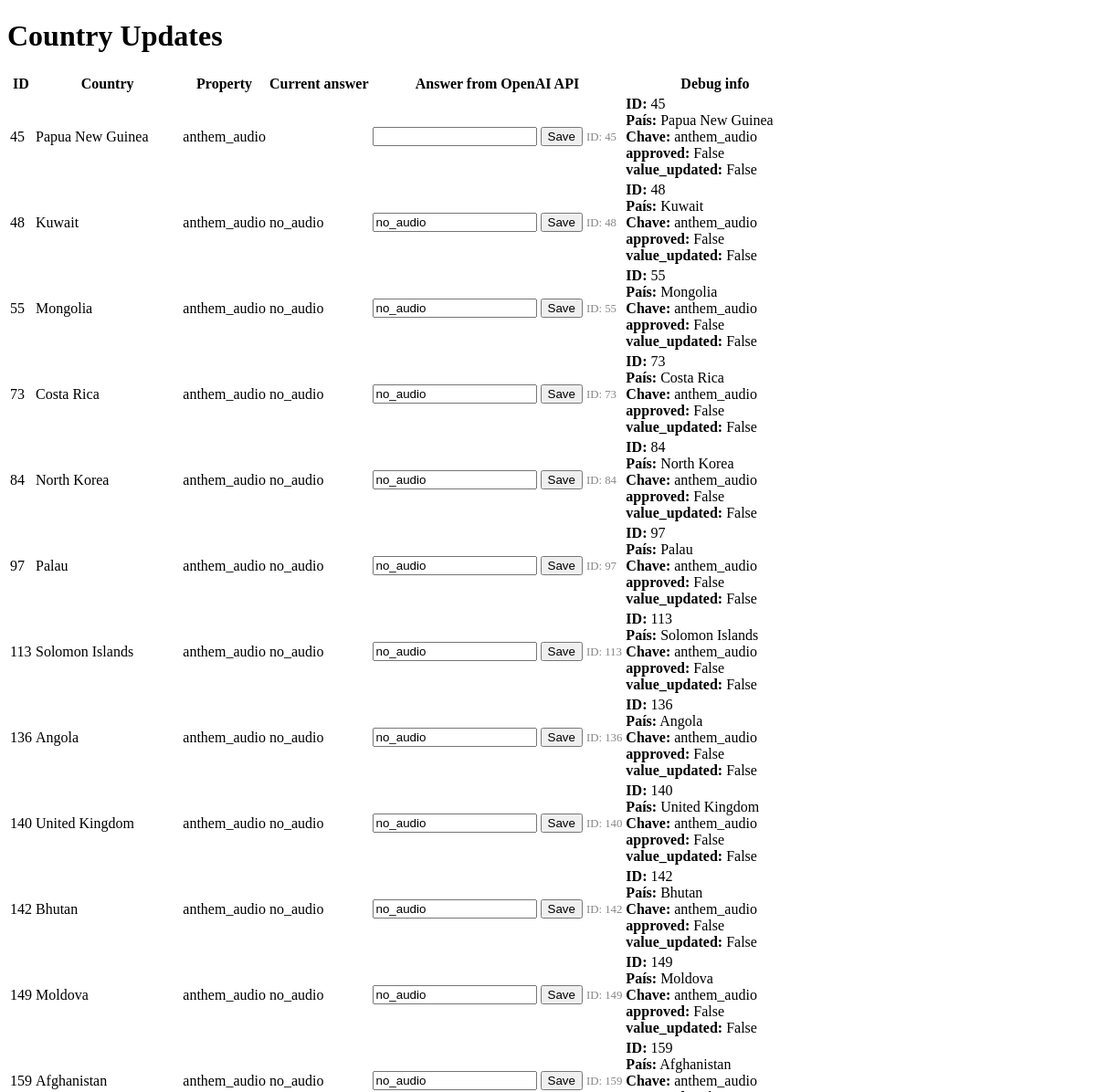
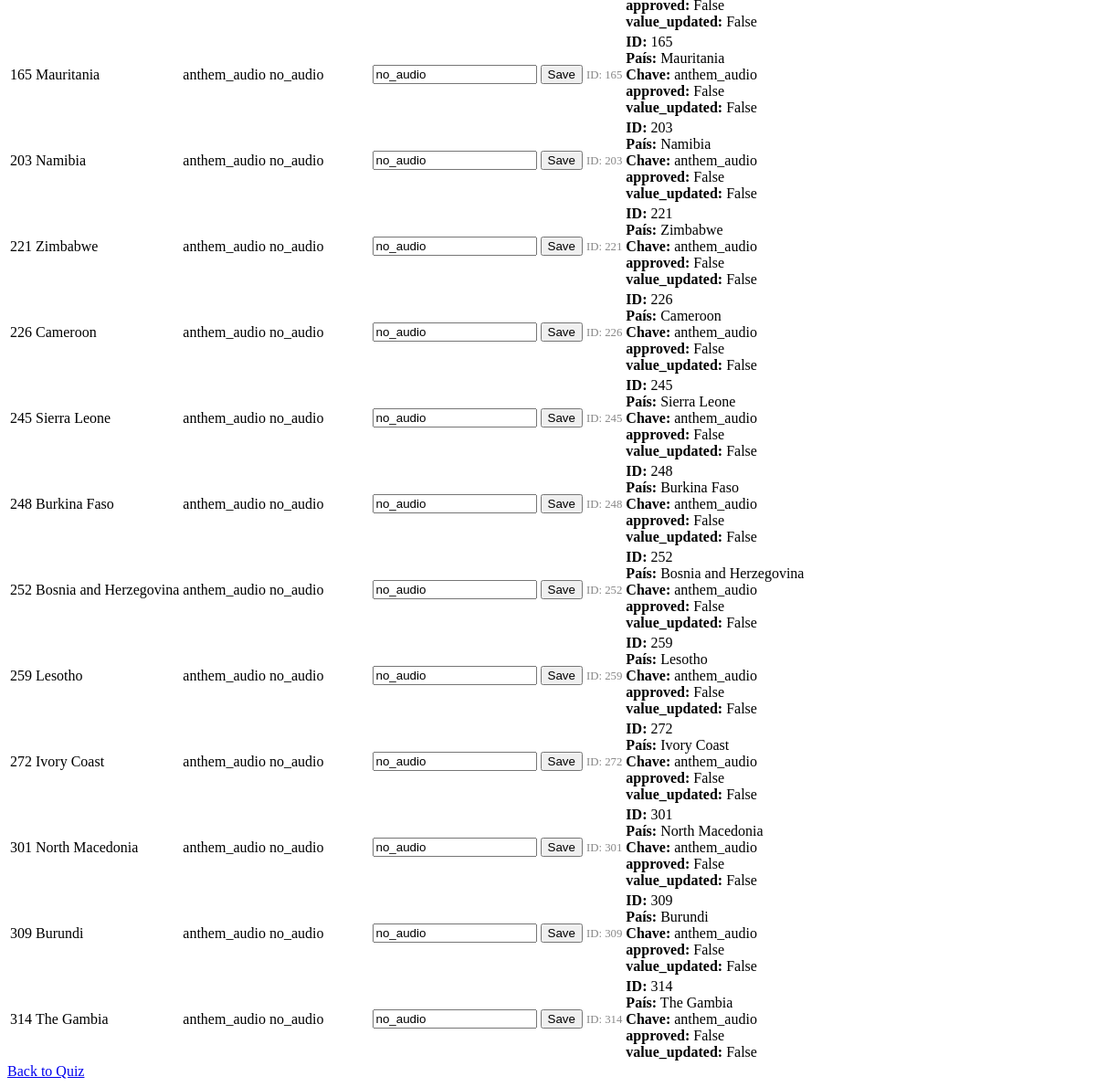
Page /admin/country_updates (signed in) on the committed database (2 pictures, top to bottom).
### app.py (models this page shows)
class CountryBlanksFromSemanticDatabase(db.Model):
    id = db.Column(db.Integer, primary_key=True)
    country_label = db.Column(db.String(255), nullable=False)
    key = db.Column(db.String(255), nullable=False)
    current_value = db.Column(db.String(255), nullable=True)
    value_from_ai = db.Column(db.String(255), nullable=True)
    ai_confidence = db.Column(db.Integer, nullable=True)
    approved = db.Column(db.Boolean, default=False)
    value_updated = db.Column(db.Boolean, default=False)
    timestamp = db.Column(db.DateTime, default=datetime.utcnow, onupdate=datetime.utcnow)

### app.py (the view)
@app.route('/admin/country_updates')
@login_required
def country_updates():
    if current_user.username != 'admin':
        return redirect(url_for('home'))
    from sqlalchemy import or_
    session = Session()
    country_updates = session.query(CountryBlanksFromSemanticDatabase)\
        .filter(or_(
            CountryBlanksFromSemanticDatabase.current_value == None,
            CountryBlanksFromSemanticDatabase.current_value == "",
            CountryBlanksFromSemanticDatabase.current_value == "no_audio",
            CountryBlanksFromSemanticDatabase.current_value == "./static/images/no_flag.png"
        ),
        or_(
            CountryBlanksFromSemanticDatabase.value_from_ai == None,
            CountryBlanksFromSemanticDatabase.value_from_ai == ""
        ),
        CountryBlanksFromSemanticDatabase.value_updated == False,
        CountryBlanksFromSemanticDatabase.approved == False
    ).all()
    return render_template('country_updates.html', country_updates=country_updates)

### app.py (called while the page is built)
@login_manager.user_loader
def load_user(user_id):
    return User.query.get(int(user_id))

### templates/country_updates.html (shortened to what this page needs)
<!DOCTYPE html>
<html lang="en">
  <head>
    <link rel="stylesheet" href="https://cdn.simplecss.org/simple.min.css" />
  </head>
  <body>
    <h1>Country Updates</h1>
    <table>
      <thead>
        <tr>
          <th>ID</th>
          <th>Country</th>
          <th>Property</th>
          <th>Current answer</th>
          <th>Answer from OpenAI API</th>
          <th class="debug-info-col">Debug info</th>
        </tr>
      </thead>
      <tbody>
        {% for country in country_updates %}
        <tr>
          <td>{{ country.id }}</td>
          <td>{{ country.country_label }}</td>
          <td>{{ country.key }}</td>
          <td>
  {% if country.current_value %}
    {% if country.current_value.endswith(('.jpg', '.jpeg', '.png', '.gif', '.webp')) %}
      {% set img_path = country.current_value %}
      {% if 'no_flag.png' in img_path %}
        <img src="{{ url_for('static', filename='images/no_flag.png') }}" alt="Image" style="max-width: 64px; max-height: 40px;">
      {% else %}
        <img src="{{ img_path if img_path.startswith('http') or img_path.startswith('/static/') else '/static/' + img_path.lstrip('./') }}" alt="Image" style="max-width: 64px; max-height: 40px;">
      {% endif %}
    {% else %}
      {{ country.current_value }}
    {% endif %}
  {% endif %}
</td>
          <td>
            <form action="{{ url_for('manual_update_country_blank', blank_id=country.id) }}" method="POST" style="display:inline;">
  <input type="text" name="new_value" value="{{ country.current_value or country.value_from_ai or '' }}" style="width: 180px;">
  <input type="submit" value="Save" />
  <span style="font-size: 0.8em; color: #888;">ID: {{ country.id }}</span>
</form>
</td>
        <td class="debug-info-col">
          <b>ID:</b> {{ country.id }}<br>
          <b>País:</b> {{ country.country_label }}<br>
          <b>Chave:</b> {{ country.key }}<br>
          <b>approved:</b> {{ country.approved }}<br>
          <b>value_updated:</b> {{ country.value_updated }}
        </td>
        </tr>
        {% else %}
        <tr>
          <td colspan="4">No country updates to display.</td>
        </tr>
        {% endfor %}
      </tbody>
    </table>
    <a href="{{ url_for('quiz') }}">Back to Quiz</a>
  </body>
</html>

### templates/country_updates.html (style rules this page uses)
table { overflow-x: auto; display: block; width: 100%; }
input[type="text"] { max-width: 100%; box-sizing: border-box; }

### rows in the picture
CountryBlanksFromSemanticDatabase: id "45", country_label "Papua New Guinea", key "anthem_audio", approved "False", value_updated "False"
CountryBlanksFromSemanticDatabase: id "48", country_label "Kuwait", key "anthem_audio", current_value "no_audio", new_value "no_audio", approved "False", value_updated "False"
CountryBlanksFromSemanticDatabase: id "55", country_label "Mongolia", key "anthem_audio", current_value "no_audio", new_value "no_audio", approved "False", value_updated "False"
CountryBlanksFromSemanticDatabase: id "73", country_label "Costa Rica", key "anthem_audio", current_value "no_audio", new_value "no_audio", approved "False", value_updated "False"
CountryBlanksFromSemanticDatabase: id "84", country_label "North Korea", key "anthem_audio", current_value "no_audio", new_value "no_audio", approved "False", value_updated "False"
CountryBlanksFromSemanticDatabase: id "97", country_label "Palau", key "anthem_audio", current_value "no_audio", new_value "no_audio", approved "False", value_updated "False"
CountryBlanksFromSemanticDatabase: id "113", country_label "Solomon Islands", key "anthem_audio", current_value "no_audio", new_value "no_audio", approved "False", value_updated "False"
CountryBlanksFromSemanticDatabase: id "136", country_label "Angola", key "anthem_audio", current_value "no_audio", new_value "no_audio", approved "False", value_updated "False"
CountryBlanksFromSemanticDatabase: id "140", country_label "United Kingdom", key "anthem_audio", current_value "no_audio", new_value "no_audio", approved "False", value_updated "False"
CountryBlanksFromSemanticDatabase: id "142", country_label "Bhutan", key "anthem_audio", current_value "no_audio", new_value "no_audio", approved "False", value_updated "False"
CountryBlanksFromSemanticDatabase: id "149", country_label "Moldova", key "anthem_audio", current_value "no_audio", new_value "no_audio", approved "False", value_updated "False"
CountryBlanksFromSemanticDatabase: id "159", country_label "Afghanistan", key "anthem_audio", current_value "no_audio", new_value "no_audio", approved "False", value_updated "False"
CountryBlanksFromSemanticDatabase: id "165", country_label "Mauritania", key "anthem_audio", current_value "no_audio", new_value "no_audio", approved "False", value_updated "False"
CountryBlanksFromSemanticDatabase: id "203", country_label "Namibia", key "anthem_audio", current_value "no_audio", new_value "no_audio", approved "False", value_updated "False"
CountryBlanksFromSemanticDatabase: id "221", country_label "Zimbabwe", key "anthem_audio", current_value "no_audio", new_value "no_audio", approved "False", value_updated "False"
CountryBlanksFromSemanticDatabase: id "226", country_label "Cameroon", key "anthem_audio", current_value "no_audio", new_value "no_audio", approved "False", value_updated "False"
CountryBlanksFromSemanticDatabase: id "245", country_label "Sierra Leone", key "anthem_audio", current_value "no_audio", new_value "no_audio", approved "False", value_updated "False"
CountryBlanksFromSemanticDatabase: id "248", country_label "Burkina Faso", key "anthem_audio", current_value "no_audio", new_value "no_audio", approved "False", value_updated "False"
CountryBlanksFromSemanticDatabase: id "252", country_label "Bosnia and Herzegovina", key "anthem_audio", current_value "no_audio", new_value "no_audio", approved "False", value_updated "False"
CountryBlanksFromSemanticDatabase: id "259", country_label "Lesotho", key "anthem_audio", current_value "no_audio", new_value "no_audio", approved "False", value_updated "False"
CountryBlanksFromSemanticDatabase: id "272", country_label "Ivory Coast", key "anthem_audio", current_value "no_audio", new_value "no_audio", approved "False", value_updated "False"
CountryBlanksFromSemanticDatabase: id "301", country_label "North Macedonia", key "anthem_audio", current_value "no_audio", new_value "no_audio", approved "False", value_updated "False"
CountryBlanksFromSemanticDatabase: id "309", country_label "Burundi", key "anthem_audio", current_value "no_audio", new_value "no_audio", approved "False", value_updated "False"
CountryBlanksFromSemanticDatabase: id "314", country_label "The Gambia", key "anthem_audio", current_value "no_audio", new_value "no_audio", approved "False", value_updated "False"
